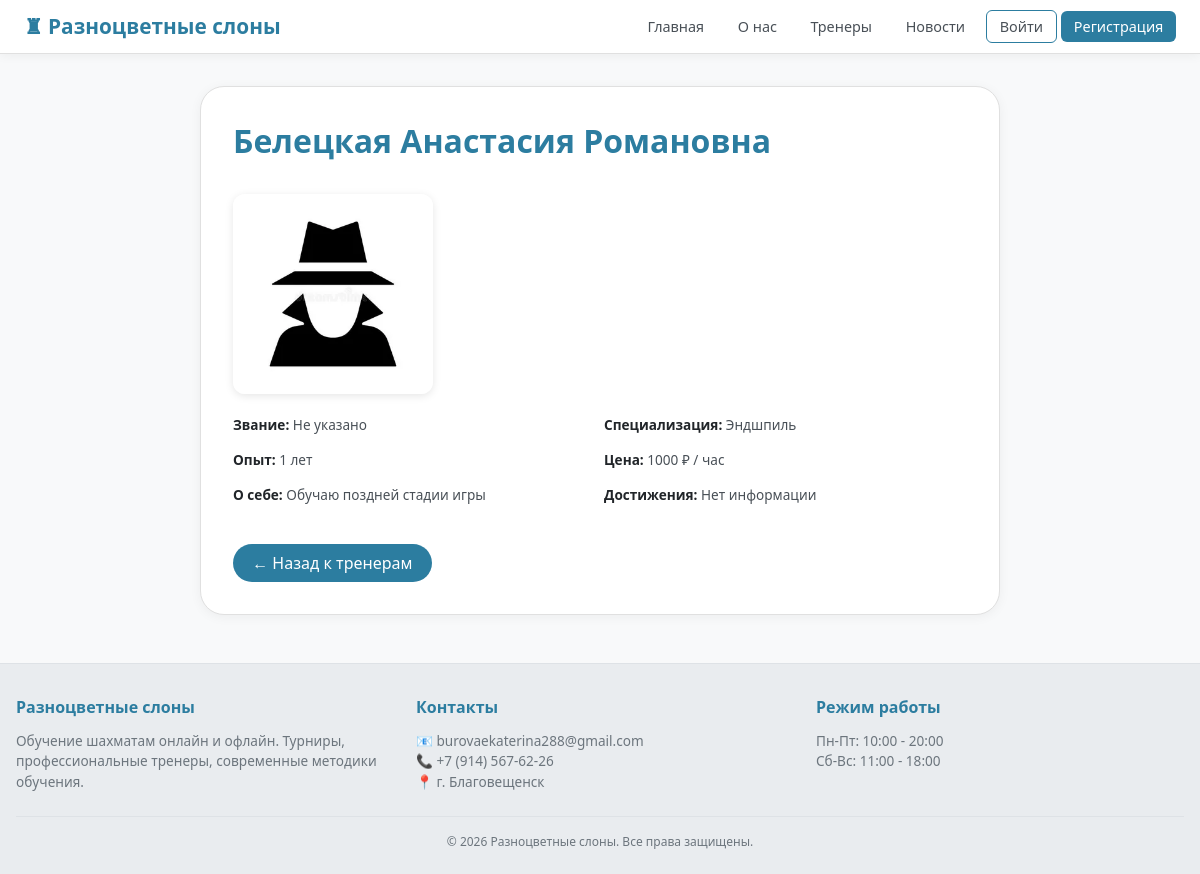
Screenshot of /trainers/8/ with the database file from the repository.
### main/models.py (models this page shows, shortened)
class Trainer(models.Model):
    user = models.OneToOneField(User, on_delete=models.CASCADE, related_name='trainer_profile')
    title = models.CharField(max_length=100, verbose_name='Звание', blank=True, null=True)
    experience = models.IntegerField(verbose_name='Лет опыта', default=0)
    specialization = models.CharField(max_length=200, verbose_name='Специализация', blank=True)
    rating = models.FloatField(default=5.0, verbose_name='Рейтинг тренера')
    students_count = models.IntegerField(default=0, verbose_name='Количество учеников')
    is_available = models.BooleanField(default=True, verbose_name='Доступен для занятий')
    about = models.TextField(blank=True, verbose_name='О себе')
    photo = models.ImageField(upload_to='trainers/', blank=True, null=True)
    achievements = models.TextField(blank=True, verbose_name='Достижения')
    price_per_hour = models.IntegerField(default=1000, verbose_name='Цена за час (руб)')

class User(AbstractUser):
    ROLE_CHOICES = [
        ('user', 'Пользователь'),
        ('admin', 'Администратор'),
        ('trainer', 'Тренер'),
    ]
    role = models.CharField(max_length=10, choices=ROLE_CHOICES, default='user')
    full_name = models.CharField(max_length=150, blank=True, null=True)
    phone = models.CharField(max_length=20, blank=True, null=True)
    city = models.CharField(max_length=100, blank=True, null=True)
    bio = models.TextField(blank=True, null=True)
    is_banned = models.BooleanField(default=False)
    rating = models.IntegerField(default=1000, verbose_name='Рейтинг Elo')
    avatar = models.ImageField(upload_to='avatars/', blank=True, null=True)
    date_joined = models.DateTimeField(auto_now_add=True)

### main/views.py (the view)
# urls.py: path('trainers/<int:id>/', views.trainer_detail, name='trainer_detail'),
def trainer_detail(request, id):
    trainer = get_object_or_404(Trainer, id=id)
    return render(request, 'main/trainer_detail.html', {'trainer': trainer})

### main/templates/main/trainer_detail.html (shortened to what this page needs)
{% extends 'main/base.html' %}
{% block content %}
<div class="trainer-container">
    <h1>{{ trainer.user.full_name|default:trainer.user.username }}</h1>
    {% if trainer.photo %}
        <img src="{{ trainer.photo.url }}" class="trainer-photo" alt="{{ trainer.user.full_name }}">
    {% endif %}
    <div class="trainer-info">
        <p><strong>Звание:</strong> {{ trainer.title|default:"Не указано" }}</p>
        <p><strong>Специализация:</strong> {{ trainer.specialization|default:"Не указана" }}</p>
        <p><strong>Опыт:</strong> {{ trainer.experience|default:"0" }} лет</p>
        <p><strong>Цена:</strong> {{ trainer.price_per_hour|default:"1000" }} ₽ / час</p>
        <p><strong>О себе:</strong> {{ trainer.about|default:"Нет информации" }}</p>
        <p><strong>Достижения:</strong> {{ trainer.achievements|default:"Нет информации" }}</p>
    </div>
    <div class="button-group">
        <a href="{% url 'trainers_list' %}" class="btn-back">← Назад к тренерам</a>
    </div>
</div>
{% endblock %}

### main/templates/main/base.html (style rules this page uses)
* { margin: 0; padding: 0; box-sizing: border-box; font-family: 'Segoe UI', system-ui, sans-serif; }
body { background: #f8f9fa; color: #212529; min-height: 100vh; display: flex; flex-direction: column; overflow-x: hidden; max-width: 100%; padding-top: 70px; }
html { overflow-x: hidden; max-width: 100%; }
.tournament-info, .trainer-info, .lesson-info, .meeting-info { display: grid; grid-template-columns: 1fr 1fr; gap: 0.5rem; color: #495057; font-size: 0.85rem; }

### main/templates/main/trainer_detail.html (style rules this page uses)
.trainer-container { max-width: 800px; margin: 0 auto; background: white; padding: 2rem; border-radius: 24px; border: 1px solid #e0e0e0; box-shadow: 0 2px 12px rgba(0,0,0,0.05); }
.trainer-container h1 { color: #2c7da0; margin-bottom: 1rem; font-weight: 600; }
.trainer-photo { max-width: 200px; border-radius: 12px; margin: 1rem 0; box-shadow: 0 2px 8px rgba(0,0,0,0.1); }
.trainer-info p { margin-bottom: 0.5rem; color: #495057; }
.trainer-info strong { color: #212529; font-weight: 600; }
.button-group { display: flex; gap: 1rem; margin-top: 2rem; flex-wrap: wrap; }
.btn-back, .btn-edit, .btn-delete { padding: 0.5rem 1.2rem; border-radius: 30px; text-decoration: none; display: inline-block; text-align: center; font-weight: 500; transition: all 0.2s; }
.btn-back { background: #2c7da0; color: white; }

### rows the page displays
Trainer: user.full_name "Белецкая Анастасия Романовна", photo (picture), title "Не указано", specialization "Эндшпиль", experience "1", price_per_hour "1000", about "Обучаю поздней стадии игры", achievements "Нет информации"
